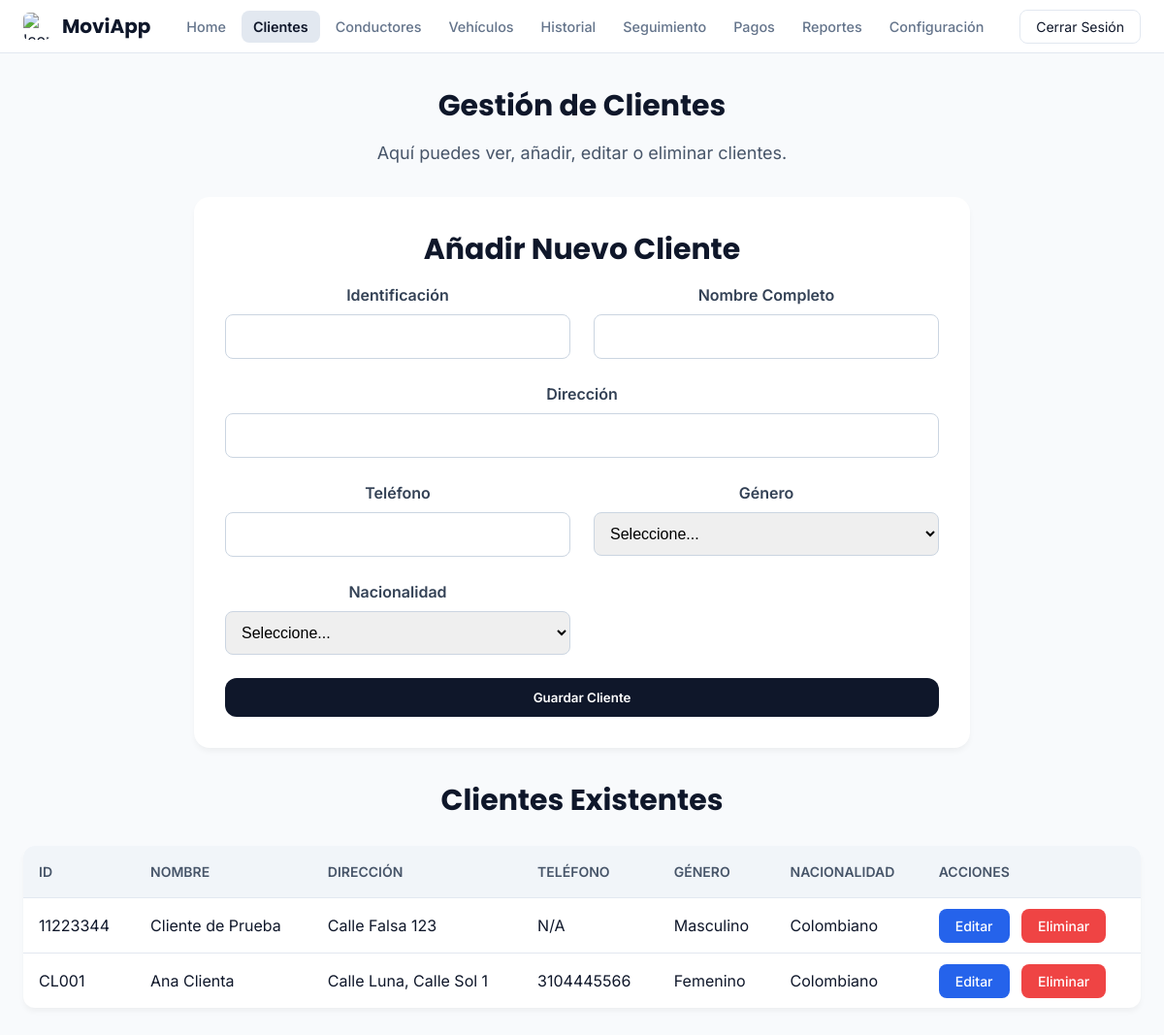
Screenshot of /pages/clientes.php (signed in) with the database file from the repository.
### tables this page shows
CREATE TABLE `CLIENTE` (
  `id_cliente` varchar(20) NOT NULL,
  `nombre` varchar(100) NOT NULL,
  `direccion` varchar(255) NOT NULL,
  `id_genero` int(11) NOT NULL,
  `id_nacionalidad` int(11) NOT NULL,
  `id_usuario` int(11) DEFAULT NULL
);

CREATE TABLE `CAT_GENERO` (
  `id_genero` int(11) NOT NULL,
  `nombre_genero` varchar(50) NOT NULL
);

CREATE TABLE `CAT_NACIONALIDAD` (
  `id_nacionalidad` int(11) NOT NULL,
  `nombre_nacionalidad` varchar(80) NOT NULL
);

CREATE TABLE `TELEFONO` (
  `id_telefono` int(11) NOT NULL,
  `numero` varchar(20) NOT NULL,
  `id_cliente` varchar(20) DEFAULT NULL,
  `id_conductor` varchar(20) DEFAULT NULL
);

### pages/clientes.php (the view, shortened to what this page needs)
<?php
include '../includes/conexion.php';
$cliente_a_editar = null;
$clientes = $pdo->query("
    SELECT
        c.id_cliente,
        c.nombre,
        c.direccion,
        t.numero AS telefono,
        g.nombre_genero AS genero,
        n.nombre_nacionalidad AS nacionalidad
    FROM CLIENTE c
    LEFT JOIN TELEFONO t ON c.id_cliente = t.id_cliente
    LEFT JOIN CAT_GENERO g ON c.id_genero = g.id_genero
    LEFT JOIN CAT_NACIONALIDAD n ON c.id_nacionalidad = n.id_nacionalidad
")->fetchAll(PDO::FETCH_ASSOC);
?>
<!DOCTYPE html>
<html lang="es">
<head>
    <link rel="stylesheet" href="../styles/global.css">
    <link rel="stylesheet" href="../styles/header.css">
    <link rel="stylesheet" href="../styles/clientes.css">
</head>
<body>
    <?php include '../includes/header.php'; ?>
    <main class="contenido-principal">
        <section class="seccion-clientes">
            <div class="contenedor-clientes">
                <h1 class="texto-titulo">Gestión de Clientes</h1>
                <p class="subtitulo-login">Aquí puedes ver, añadir, editar o eliminar clientes.</p>
                <div class="form-container">
                    <h2 class="texto-titulo titulo-formulario"><?php echo $cliente_a_editar ? 'Editar Cliente' : 'Añadir Nuevo Cliente'; ?></h2>
                    <form action="clientes.php" method="POST">
                        <div class="form-grid">
                            <div class="form-group">
                                <label for="id_cliente" class="etiqueta">Identificación</label>
                                <input type="text" id="id_cliente" name="id_cliente" class="campo-entrada" value="<?php echo htmlspecialchars($cliente_a_editar['id_cliente'] ?? ''); ?>" <?php echo $cliente_a_editar ? 'readonly' : ''; ?> required>
                            </div>
                            <div class="form-group">
                                <label for="nombre" class="etiqueta">Nombre Completo</label>
                                <input type="text" id="nombre" name="nombre" class="campo-entrada" value="<?php echo htmlspecialchars($cliente_a_editar['nombre'] ?? ''); ?>" required>
                            </div>
                            <div class="form-group form-full-width">
                                <label for="direccion" class="etiqueta">Dirección</label>
                                <input type="text" id="direccion" name="direccion" class="campo-entrada" value="<?php echo htmlspecialchars($cliente_a_editar['direccion'] ?? ''); ?>" required>
                            </div>
                            <div class="form-group">
                                <label for="telefono" class="etiqueta">Teléfono</label>
                                <input type="text" id="telefono" name="telefono" class="campo-entrada" value="<?php echo htmlspecialchars($cliente_a_editar['telefono'] ?? ''); ?>" required>
                            </div>
                            <div class="form-group">
                                <label for="genero" class="etiqueta">Género</label>
                                <select id="genero" name="genero" class="campo-entrada" required>
                                    <option value="">Seleccione...</option>
                                </select>
                            </div>
                            <div class="form-group">
                                <label for="nacionalidad" class="etiqueta">Nacionalidad</label>
                                <select id="nacionalidad" name="nacionalidad" class="campo-entrada" required>
                                    <option value="">Seleccione...</option>
                                </select>
                            </div>
                        </div>
                        <div class="form-actions">
                            <button type="submit" class="boton-primario">Guardar Cliente</button>
                        </div>
                    </form>
                </div>
                <div class="tarjeta-formulario" style="margin: 2rem auto;">
                    <h2 class="texto-titulo titulo-formulario">Clientes Existentes</h2>
                    <table class="tabla-clientes">
                        <thead>
                            <tr>
                                <th>ID</th>
                                <th>Nombre</th>
                                <th>Dirección</th>
                                <th>Teléfono</th>
                                <th>Género</th>
                                <th>Nacionalidad</th>
                                <th>Acciones</th>
                            </tr>
                        </thead>
                        <tbody>
                            <?php if (empty($clientes)): ?>
                                <tr><td colspan="7">No hay clientes registrados.</td></tr>
                            <?php else: ?>
                                <?php foreach ($clientes as $cliente): ?>
                                    <tr>
                                        <td><?php echo htmlspecialchars($cliente['id_cliente']); ?></td>
                                        <td><?php echo htmlspecialchars($cliente['nombre']); ?></td>
                                        <td><?php echo htmlspecialchars($cliente['direccion']); ?></td>
                                        <td><?php echo htmlspecialchars($cliente['telefono'] ?? 'N/A'); ?></td>
                                        <td><?php echo htmlspecialchars($cliente['genero'] ?? 'N/A'); ?></td>
                                        <td><?php echo htmlspecialchars($cliente['nacionalidad'] ?? 'N/A'); ?></td>
                                        <td>
                                            <a href="clientes.php?action=edit&id=<?php echo htmlspecialchars($cliente['id_cliente']); ?>" class="boton-accion editar">Editar</a>
                                            <a href="clientes.php?action=delete&id=<?php echo htmlspecialchars($cliente['id_cliente']); ?>" class="boton-accion eliminar" onclick="return confirm('¿Está seguro de eliminar este cliente?');">Eliminar</a>
                                        </td>
                                    </tr>
                                <?php endforeach; ?>
                            <?php endif; ?>
                        </tbody>
                    </table>
                </div>
            </div>
        </section>
    </main>
</body>
</html>

### styles/global.css (style rules this page uses)
* { box-sizing: border-box; margin: 0; padding: 0; border-width: 0; border-style: solid; border-color: #e2e8f0; }
html { scroll-behavior: smooth; font-family: 'Inter', system-ui, sans-serif; }
body { background-color: #f8fafc; color: #0f172a; line-height: 1.5; }
a { text-decoration: none; color: inherit; cursor: pointer; }
button, input { font-family: inherit; }
button { cursor: pointer; }
.texto-titulo { font-family: 'Poppins', sans-serif; font-weight: 600; }
.boton-primario { background-color: #0f172a; color: white; border-radius: 0.75rem; padding: 0.75rem 1.5rem; font-weight: 600; transition: background-color 0.2s; width: 100%; display: flex; justify-content: center; align-items: center; }

### styles/clientes.css (style rules this page uses)
.seccion-clientes { max-width: 1200px; margin: 2rem auto; padding: 0 1.5rem; }
.contenedor-clientes { text-align: center; }
.contenedor-clientes .texto-titulo { font-size: 1.875rem; font-weight: 700; color: #0f172a; margin-bottom: 0.75rem; }
.contenedor-clientes .subtitulo-login { font-size: 1.125rem; color: #475569; margin-bottom: 2rem; }
.tabla-clientes { width: 100%; border-collapse: collapse; margin-top: 1.5rem; background-color: white; box-shadow: 0 4px 6px -1px rgba(0,0,0,0.05); border-radius: 0.75rem; overflow: hidden; }
.tabla-clientes th, .tabla-clientes td { padding: 1rem; border-bottom: 1px solid #e2e8f0; text-align: left; }
.tabla-clientes th { background-color: #f1f5f9; font-weight: 600; color: #475569; text-transform: uppercase; font-size: 0.875rem; }
.tabla-clientes tbody tr:last-child td { border-bottom: none; }
.boton-accion { padding: 0.5rem 1rem; border-radius: 0.5rem; font-size: 0.875rem; font-weight: 500; cursor: pointer; transition: background-color 0.2s; border: 1px solid transparent; }
.boton-accion.editar { background-color: #2563eb; color: white; }
.boton-accion.eliminar { background-color: #ef4444; color: white; margin-left: 0.5rem; }

### pages/clientes.php (style rules this page uses)
.form-container { max-width: 800px; margin: 2rem auto; padding: 2rem; background-color: #fff; border-radius: 1rem; box-shadow: 0 4px 6px -1px rgba(0,0,0,0.05); }
.form-container h1, .form-container h2 { text-align: center; margin-bottom: 1.5rem; }
.form-grid { display: grid; grid-template-columns: 1fr 1fr; gap: 1.5rem; }
.form-full-width { grid-column: 1 / -1; }
.form-actions { grid-column: 1 / -1; display: flex; justify-content: flex-end; gap: 1rem; margin-top: 1.5rem; }
.form-group { display: flex; flex-direction: column; }
.form-group label { margin-bottom: 0.5rem; font-weight: 600; color: #334155; }
.form-group input[type="text"], .form-group input[type="number"], .form-group select { padding: 0.75rem; border: 1px solid #cbd5e1; border-radius: 0.5rem; font-size: 1rem; }

### rows the page displays
cliente: id_cliente "11223344", nombre "Cliente de Prueba", direccion "Calle Falsa 123", telefono "N/A", id_genero.nombre_genero "Masculino", id_nacionalidad.nombre_nacionalidad "Colombiano"
cliente: id_cliente "CL001", nombre "Ana Clienta", direccion "Calle Luna, Calle Sol 1", telefono.numero "3104445566", id_genero.nombre_genero "Femenino", id_nacionalidad.nombre_nacionalidad "Colombiano"
